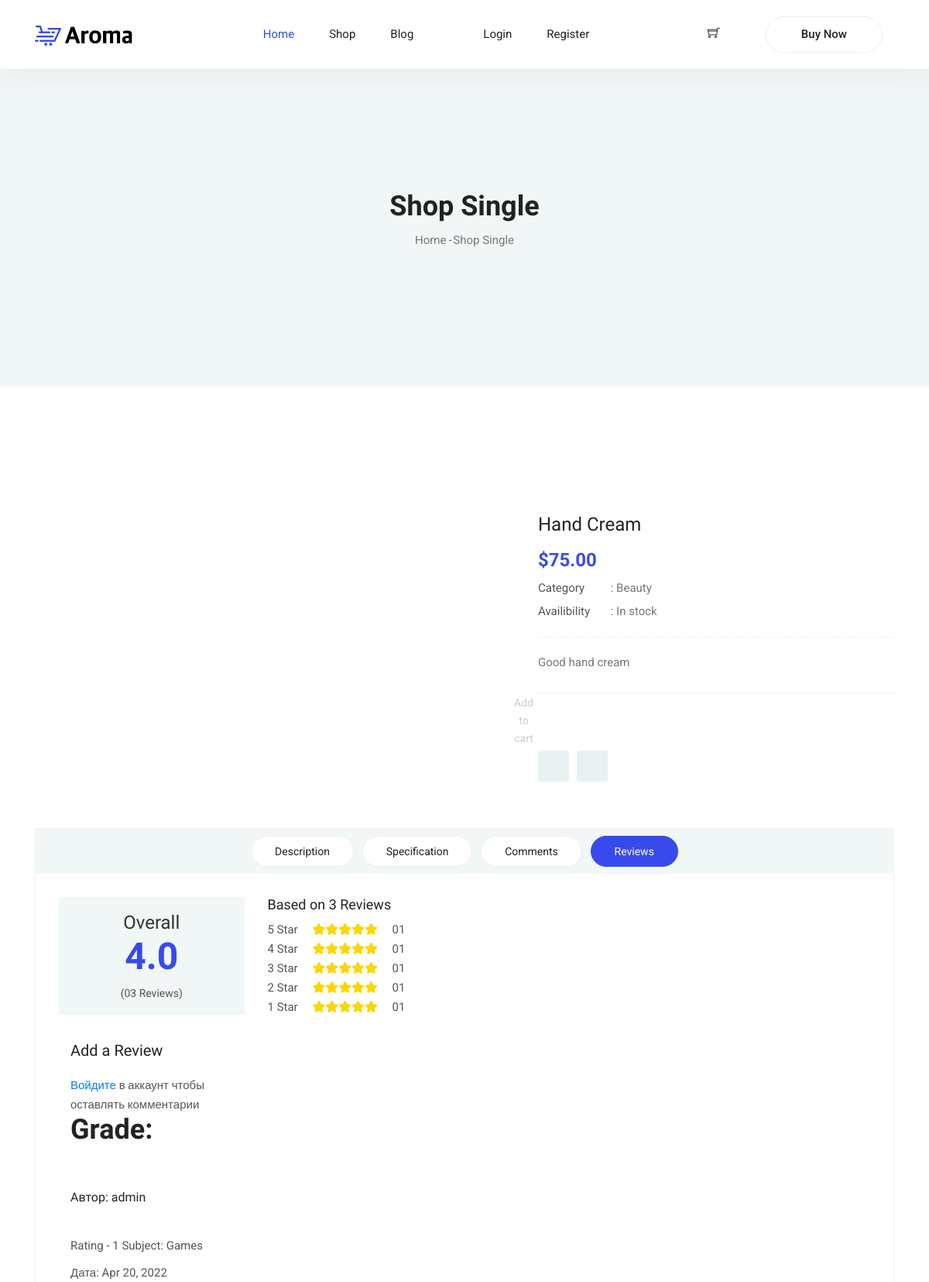
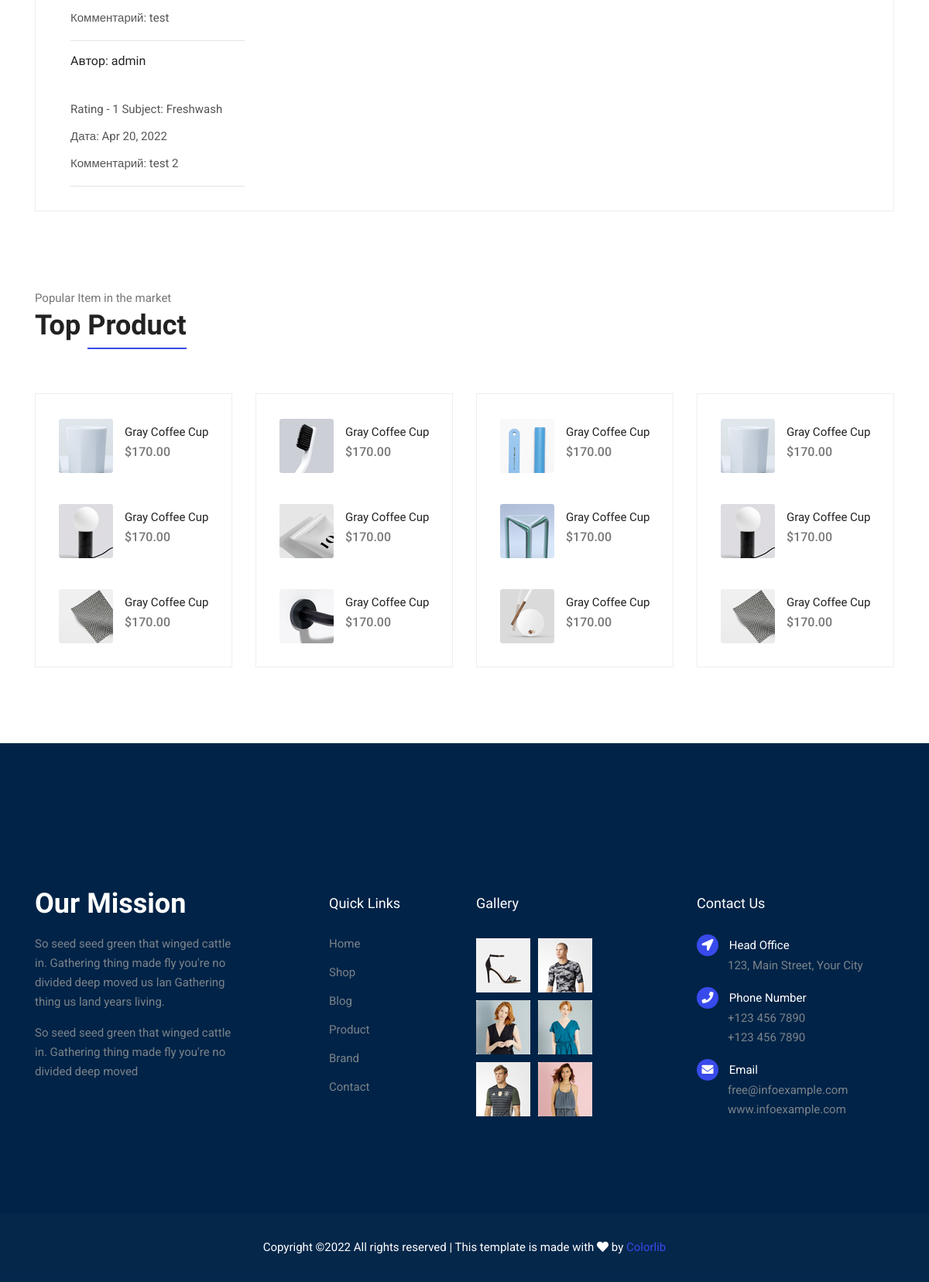
Page /product/1 on the committed database (2 pictures, top to bottom).
### product/models.py (models this page shows, shortened)
class Product(models.Model):
    title = models.CharField(unique=True, max_length=50, null=False)
    price = models.DecimalField(max_digits=10, decimal_places=2)
    category = models.CharField(max_length=20, null=False, default='new category')
    availibility = models.CharField(max_length=20, default='In stock')
    description = models.CharField(max_length=500, null=False, default='description')
    image = models.ImageField(null=True, blank = True, upload_to='./image', verbose_name='image')

class Grade(models.Model):
    Choice_raiting = (
        (1, '1'), (2, '2'), (3, '3'), (4, '4'), (5, '5')
        )
    products = models.ForeignKey(Product, on_delete=models.CASCADE)
    author = models.ForeignKey(User, on_delete=models.CASCADE)
    subject = models.CharField(max_length=50, null=False)
    rating = models.IntegerField(default=1, choices=Choice_raiting, max_length=12)
    comment = models.TextField(null=False)
    created = models.DateTimeField(null = True, default=timezone.now)

### product/views.py (the view)
# urls.py: path('product/<int:pk>', views.Product_detail, name='product-detail'),
def Product_detail(request, pk):
    product = get_object_or_404(Product, id=pk)
    grade = Grade.objects.filter(products=pk)
    if request.method == "POST":
        form = CommentForm(request.POST)
        if form.is_valid():
            form = form.save(commit=False)
            form.author = request.user
            form.products = product
            form.save()
    else:
        form = CommentForm()
    return render(request, 'product-detail.html', {'product':product, 'grade':grade, 'form':form})

### templates/product-detail.html (shortened to what this page needs)
{% extends 'base.html'%}
{% load static %}
{% block content %}
	<section class="blog-banner-area" id="blog">
		<div class="container h-100">
			<div class="blog-banner">
				<div class="text-center">
					<h1>Shop Single</h1>
					<nav aria-label="breadcrumb" class="banner-breadcrumb">
            <ol class="breadcrumb">
              <li class="breadcrumb-item"><a href="#">Home</a></li>
              <li class="breadcrumb-item active" aria-current="page">Shop Single</li>
            </ol>
          </nav>
				</div>
			</div>
    </div>
	</section>
  <div class="product_image_area">
	<div class="container">
		<div class="row s_product_inner">
			<div class="col-lg-6">
				<div class="owl-carousel owl-theme s_Product_carousel">
				</div>
			</div>
				<div class="col-lg-5 offset-lg-1">
					<div class="s_product_text">
						<h3>{{ product.title }}</h3>
						<h2>${{ product.price }}</h2>
						<ul class="list">
							<li><a class="active" href="#"><span>Category</span> : {{ product.category}}</a></li>
							<li><a href="#"><span>Availibility</span> : {{ product.availibility}}</a></li>
						</ul>
						<p>{{ product.description}}</p>
						<div class="product_count">
							<form action="{% url 'cart:cart_add' product.id %}" method="post">
								<button type="submit" >Add to cart</button> <br>
							</form>
						</div>
						<div class="card_area d-flex align-items-center">
							<a class="icon_btn" href="#"></a>
							<a class="icon_btn" href="#"></a>
						</div>
					</div>
				</div>
			</div>
		</div>
	</div>
	<section class="product_description_area">
		<div class="container">
			<ul class="nav nav-tabs" id="myTab" role="tablist">
				<li class="nav-item">
					<a class="nav-link" id="home-tab" data-toggle="tab" href="#home" role="tab" aria-controls="home" aria-selected="true">Description</a>
				</li>
				<li class="nav-item">
					<a class="nav-link" id="profile-tab" data-toggle="tab" href="#profile" role="tab" aria-controls="profile"
					 aria-selected="false">Specification</a>
				</li>
				<li class="nav-item">
					<a class="nav-link" id="contact-tab" data-toggle="tab" href="#contact" role="tab" aria-controls="contact"
					 aria-selected="false">Comments</a>
				</li>
				<li class="nav-item">
					<a class="nav-link active" id="review-tab" data-toggle="tab" href="#review" role="tab" aria-controls="review"
					 aria-selected="false">Reviews</a>
				</li>
			</ul>
			<div class="tab-content" id="myTabContent">
				<div class="tab-pane fade show active" id="review" role="tabpanel" aria-labelledby="review-tab">
					<div class="row">
						<div class="col-lg-6">
							<div class="row total_rate">
								<div class="col-6">
									<div class="box_total">
										<h5>Overall</h5>
										<h4>4.0</h4>
										<h6>(03 Reviews)</h6>
									</div>
								</div>
								<div class="col-6">
									<div class="rating_list">
										<h3>Based on 3 Reviews</h3>
										<ul class="list">
											<li><a href="#">5 Star <i class="fa fa-star"></i><i class="fa fa-star"></i><i class="fa fa-star"></i><i
													 class="fa fa-star"></i><i class="fa fa-star"></i> 01</a></li>
											<li><a href="#">4 Star <i class="fa fa-star"></i><i class="fa fa-star"></i><i class="fa fa-star"></i><i
													 class="fa fa-star"></i><i class="fa fa-star"></i> 01</a></li>
											<li><a href="#">3 Star <i class="fa fa-star"></i><i class="fa fa-star"></i><i class="fa fa-star"></i><i
													 class="fa fa-star"></i><i class="fa fa-star"></i> 01</a></li>
											<li><a href="#">2 Star <i class="fa fa-star"></i><i class="fa fa-star"></i><i class="fa fa-star"></i><i
													 class="fa fa-star"></i><i class="fa fa-star"></i> 01</a></li>
											<li><a href="#">1 Star <i class="fa fa-star"></i><i class="fa fa-star"></i><i class="fa fa-star"></i><i
													 class="fa fa-star"></i><i class="fa fa-star"></i> 01</a></li>
										</ul>
									</div>
								</div>
							</div>
							<div class="col-lg-6">
								<div class="review_box">
									<h4>Add a Review</h4>
									{% if user.is_authenticated%}
					<form action="#/" class="form-contact form-review mt-3" method="post">
						{% csrf_token %}
					  <div class="col-lg-6">
						{{ form.as_p }}
					  </div>
					  <div class="form-group text-center text-md-right mt-3">
						<button type="submit" class="button button--active button-review">Submit Now</button>
					  </div>
					</form>
					{% else %}
					<p><a href="{% url 'login' %}">Войдите</a> в аккаунт чтобы оставлять комментарии</p>
									{% endif %}
					<h3>Grade:</h3> <br><br>
							<div class="review_list">
								<div class="review_item">
									{% for g in grade %}
									<div class="media">
										<div class="media-body">
											<h4>Автор:  {{ g.author }}</h4> <br>
											<p>Rating - {{ g.rating }}</p>
											<p>Subject:  {{ g.subject }}</p>
										</div>
									</div>
									<p>Дата:  {{ g.created|date:"M d, Y" }}</p>
									<p>Комментарий:  {{ g.comment }}</p>
									<hr>
									{% endfor %}
								</div>
							</div>
						</div>
					</div>
				</div>
			</div>
		</div>
	</section>
	<section class="related-product-area section-margin--small mt-0">
		<div class="container">
			<div class="section-intro pb-60px">
        <p>Popular Item in the market</p>
        <h2>Top <span class="section-intro__style">Product</span></h2>
      </div>
			<div class="row mt-30">
        <div class="col-sm-6 col-xl-3 mb-4 mb-xl-0">
          <div class="single-search-product-wrapper">
            <div class="single-search-product d-flex">
              <a href="#"><img src="img/product/product-sm-1.png" alt=""></a>
              <div class="desc">
                  <a href="#" class="title">Gray Coffee Cup</a>
                  <div class="price">$170.00</div>
              </div>
            </div>
            <div class="single-search-product d-flex">
              <a href="#"><img src="img/product/product-sm-2.png" alt=""></a>
              <div class="desc">
                <a href="#" class="title">Gray Coffee Cup</a>
                <div class="price">$170.00</div>
              </div>
            </div>
            <div class="single-search-product d-flex">
              <a href="#"><img src="img/product/product-sm-3.png" alt=""></a>
              <div class="desc">
                <a href="#" class="title">Gray Coffee Cup</a>
                <div class="price">$170.00</div>
              </div>
            </div>
          </div>
        </div>
        <div class="col-sm-6 col-xl-3 mb-4 mb-xl-0">
          <div class="single-search-product-wrapper">
            <div class="single-search-product d-flex">
              <a href="#"><img src="img/product/product-sm-4.png" alt=""></a>
              <div class="desc">
                  <a href="#" class="title">Gray Coffee Cup</a>
                  <div class="price">$170.00</div>
              </div>
            </div>
            <div class="single-search-product d-flex">
              <a href="#"><img src="img/product/product-sm-5.png" alt=""></a>
              <div class="desc">
                <a href="#" class="title">Gray Coffee Cup</a>
                <div class="price">$170.00</div>
              </div>
            </div>
            <div class="single-search-product d-flex">
              <a href="#"><img src="img/product/product-sm-6.png" alt=""></a>
              <div class="desc">
                <a href="#" class="title">Gray Coffee Cup</a>
                <div class="price">$170.00</div>
              </div>
            </div>
          </div>
        </div>
        <div class="col-sm-6 col-xl-3 mb-4 mb-xl-0">
          <div class="single-search-product-wrapper">
            <div class="single-search-product d-flex">
              <a href="#"><img src="img/product/product-sm-7.png" alt=""></a>
              <div class="desc">
                  <a href="#" class="title">Gray Coffee Cup</a>
                  <div class="price">$170.00</div>
              </div>
            </div>
            <div class="single-search-product d-flex">
              <a href="#"><img src="img/product/product-sm-8.png" alt=""></a>
              <div class="desc">
                <a href="#" class="title">Gray Coffee Cup</a>
                <div class="price">$170.00</div>
              </div>
            </div>
            <div class="single-search-product d-flex">
              <a href="#"><img src="img/product/product-sm-9.png" alt=""></a>
              <div class="desc">
                <a href="#" class="title">Gray Coffee Cup</a>
                <div class="price">$170.00</div>
              </div>
            </div>
          </div>
        </div>
        <div class="col-sm-6 col-xl-3 mb-4 mb-xl-0">
          <div class="single-search-product-wrapper">
            <div class="single-search-product d-flex">
              <a href="#"><img src="img/product/product-sm-1.png" alt=""></a>
              <div class="desc">
                  <a href="#" class="title">Gray Coffee Cup</a>
                  <div class="price">$170.00</div>
              </div>
            </div>
            <div class="single-search-product d-flex">
              <a href="#"><img src="img/product/product-sm-2.png" alt=""></a>
              <div class="desc">
                <a href="#" class="title">Gray Coffee Cup</a>
                <div class="price">$170.00</div>
              </div>
            </div>
            <div class="single-search-product d-flex">
              <a href="#"><img src="img/product/product-sm-3.png" alt=""></a>
              <div class="desc">
                <a href="#" class="title">Gray Coffee Cup</a>
                <div class="price">$170.00</div>
              </div>
            </div>
          </div>
        </div>
      </div>
		</div>
	</section>
	{% endblock %}

### rows in the picture
Product: title "Hand Cream", price "75.00", category "Beauty", availibility "In stock", description "Good hand cream"
Grade: author "admin", rating "1", subject "Games", created "Apr 20, 2022", comment "test"
Grade: author "admin", rating "1", subject "Freshwash", created "Apr 20, 2022", comment "test 2"
